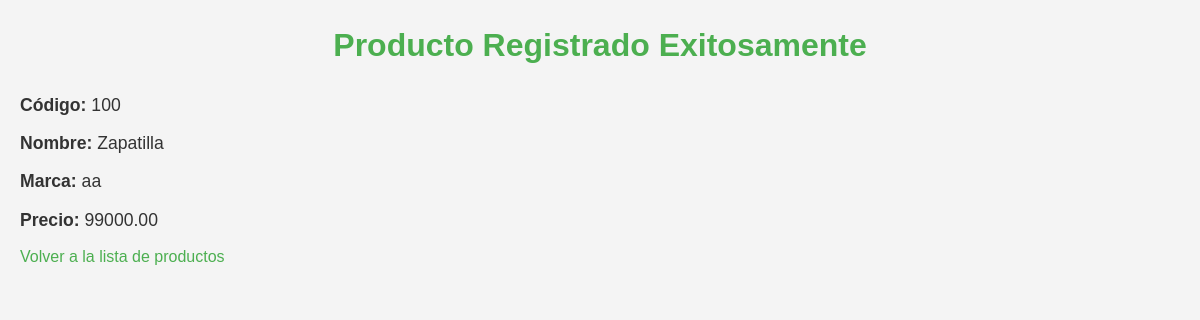
Screenshot of /productos/resultado/1/ with the database file from the repository.
### productos/models.py (models this page shows, shortened)
class Producto(models.Model):
    codigo = models.CharField(max_length=50, unique=True)  # Código único
    nombre = models.CharField(max_length=200)
    precio = models.DecimalField(max_digits=10, decimal_places=2)
    marca = models.ForeignKey(Marca, on_delete=models.CASCADE)
    categoria = models.ForeignKey(Categoria, on_delete=models.CASCADE, null=True, blank=True)
    caracteristicas = models.ManyToManyField(Caracteristica, blank=True)

class Marca(models.Model):
    nombre = models.CharField(max_length=100)

### productos/views.py (the view)
# urls.py: path('resultado/<int:producto_id>/', views.result, name='result'),  # Resultado del registro
def result(request, producto_id):
    producto = Producto.objects.get(id=producto_id)  # Obtener el producto por su ID
    return render(request, 'productos/resultado.html', {'producto': producto})

### productos/templates/productos/resultado.html (shortened to what this page needs)
<!DOCTYPE html>
<html lang="es">
<head>
    {% load static %}
    <link rel="stylesheet" href="{% static 'productos/style.css' %}">
</head>
<body>
    <h1>Producto Registrado Exitosamente</h1>
    <p><strong>Código:</strong> {{ producto.codigo }}</p>
    <p><strong>Nombre:</strong> {{ producto.nombre }}</p>
    <p><strong>Marca:</strong> {{ producto.marca.nombre }}</p>
    <p><strong>Precio:</strong> {{ producto.precio }}</p>
    <a href="{% url 'index' %}">Volver a la lista de productos</a>
</body>
</html>

### productos/static/productos/style.css (style rules this page uses)
* { margin: 0; padding: 0; box-sizing: border-box; }
body { font-family: Arial, sans-serif; line-height: 1.6; background-color: #f4f4f4; color: #333; padding: 20px; }
h1 { color: #4CAF50; margin-bottom: 20px; text-align: center; font-size: 2rem; }
p { margin-bottom: 10px; font-size: 1.1rem; }
a { color: #4CAF50; text-decoration: none; }

### rows the page displays
Producto: codigo "100", nombre "Zapatilla", marca.nombre "aa", precio "99000.00"
